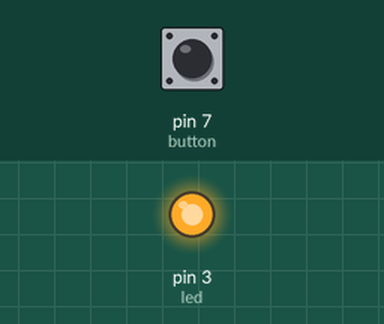
A sketch run on a simulated Arduino Uno, built with avr-gcc and run on an emulated ATmega328P. Shown: output pins drawn as LEDs (lit = HIGH). The inputs (shaded band) are chosen by the test bench; at power-on: pin 7 (button) HIGH. What the sketch prints to the serial monitor is not drawn.

Above: at 1.2 s.
1.3 s: pin 7 (button) pulled LOW for 0.15 s
At 1.38 s:
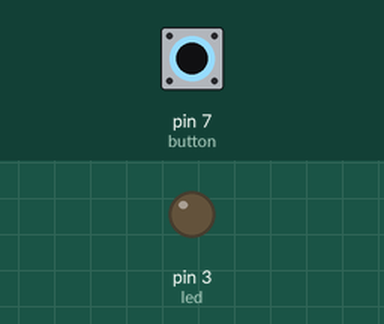
2.9 s: pin 7 (button) pulled LOW for 3.2 s
At 7.3 s:
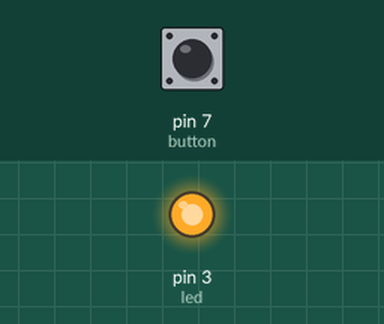
Timing chart, 0 to 8.8 s (numbered marks = the images above; inputs shaded):
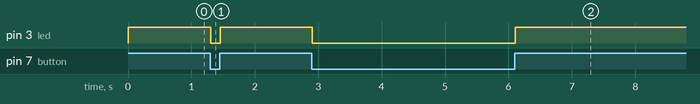

The sketch:

04_03_button.ino
```cpp
int led = 3;
int button = 7;
bool isOk = false;

void setup() {
  // initialize digital pin LED_BUILTIN as an output.
  Serial.begin(9600);
  pinMode(led, OUTPUT);
  pinMode(button, INPUT_PULLUP);
}

// the loop function runs over and over again forever
void loop() {
  isOk = digitalRead(button);
  Serial.println(isOk);
  if(isOk) {
    digitalWrite(led, HIGH);
  }
  else {
    digitalWrite(led, LOW);
  }
}
```

Measured:
- after the input at 1.3 s, pin 3 (led): HIGH → LOW at once, → HIGH 0.15 s later
- after the input at 2.9 s, pin 3 (led): HIGH → LOW at once, → HIGH 3.2 s later
